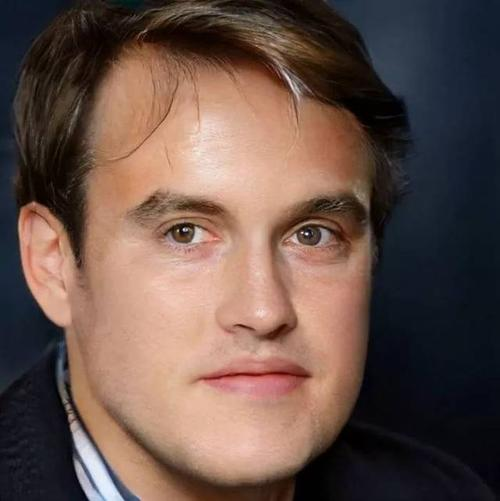
#> input picture Machine Learning/model_learn/opencv/test.jpg, 500 x 501 px
$ python show_image.py
#> lines starting #> are read from the running program, lines starting #| are printed output that depends on the picture
import cv2

filepath = r'./test.jpg'
img = cv2.imread(filepath)
#> img is the input picture: shape (501, 500, 3); mean B, G, R 73.3, 81.4, 103.4
img = cv2.cvtColor(img, cv2.COLOR_RGB2GRAY)
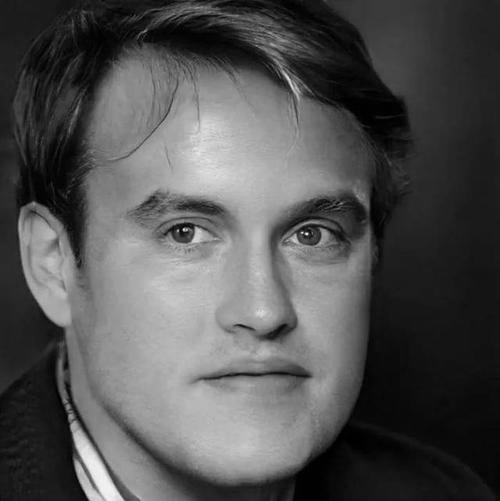
#> img: shape (501, 500); min 0, max 247, mean 81.4
cv2.namedWindow('Image')
cv2.imshow('Image',img)
cv2.waitKey(0)

$ run again, with Machine Learning/model_learn/opencv/shuiyin.jpg copied over Machine Learning/model_learn/opencv/test.jpg
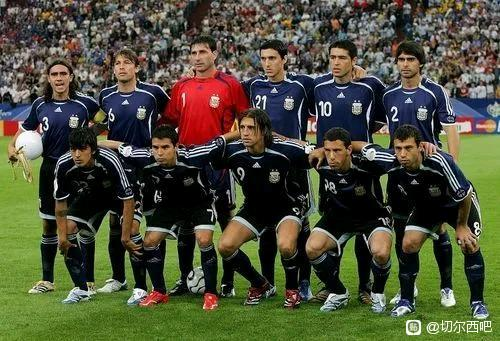
#> input picture Machine Learning/model_learn/opencv/shuiyin.jpg, 500 x 341 px
#> img is the input picture: shape (341, 500, 3); mean B, G, R 57.1, 78.6, 77.4
#> `img = cv2.cvtColor(img, cv2.COLOR_RGB2GRAY)`:
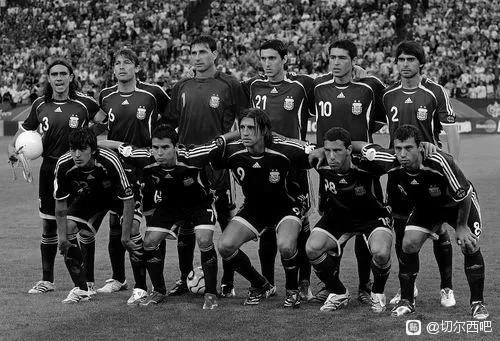
#> img: shape (341, 500); min 0, max 255, mean 72
